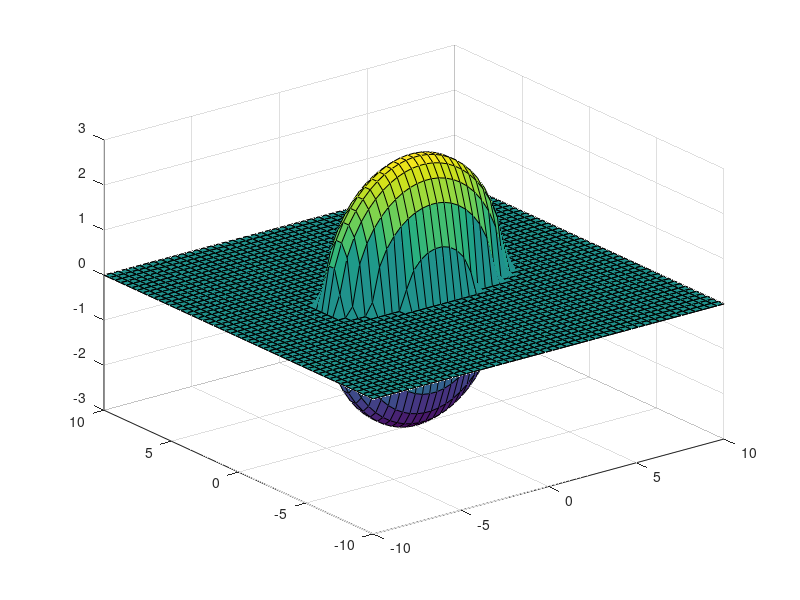

This chart was generated by the following MATLAB code:
[x,y] = meshgrid(linspace(-10,10,50),linspace(-10,10,50));
a = 5;b = 2; c = 3;
z_pos = real(sqrt((1-x.^2/a^2-y.^2/b^2)*c^2));
surf(x,y,z_pos);
hold on;surf(x,y,-z_pos);